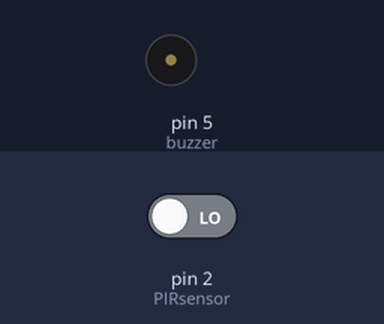
Bench run of a sketch on a simulated Arduino Uno, built with avr-gcc and run on an emulated ATmega328P. Parts: buzzer (waves = sounding). Inputs (shaded band) come from the test bench; at power-on: pin 2 (PIRsensor) LOW. What the sketch prints to the serial monitor is not drawn.

Above: at 1.2 s.
1.3 s: pin 2 (PIRsensor) driven HIGH
At 1.8 s:
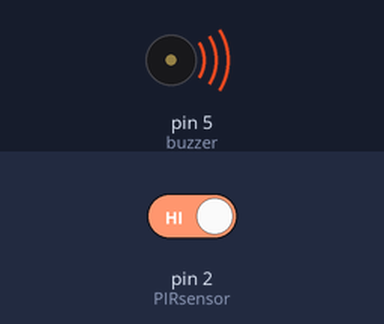
Timing chart, 0 to 4.3 s (numbered marks = the images above; inputs shaded):
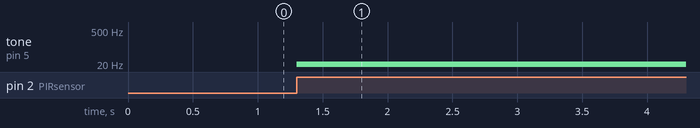

The sketch:

1.SensorPIR.ino
```cpp
//Inisialisasi
int PIRsensor =2;
int buzzer=5;

void setup() {
  // put your setup code here, to run once:
  Serial.begin(115200);
  pinMode(PIRsensor,INPUT);
  pinMode(buzzer,OUTPUT);

}

void loop() {
  // put your main code here, to run repeatedly:
  int bacaPIR=digitalRead(PIRsensor);//baca sensor PIR

 //PRINT SERIAL
 Serial.print("Nilai PIR :");
 Serial.print(bacaPIR);
 Serial.println();

 //LOGIKA
 if(bacaPIR==1){
  int freq=1020;
  tone(buzzer,5);
  digitalWrite(buzzer,HIGH);Serial.println("ADA MALING!!");}
  else{digitalWrite(buzzer,LOW);}

}
```

Measured:
- after the input at 1.3 s, tone on pin 5 (buzzer): silent → 5 Hz at once
